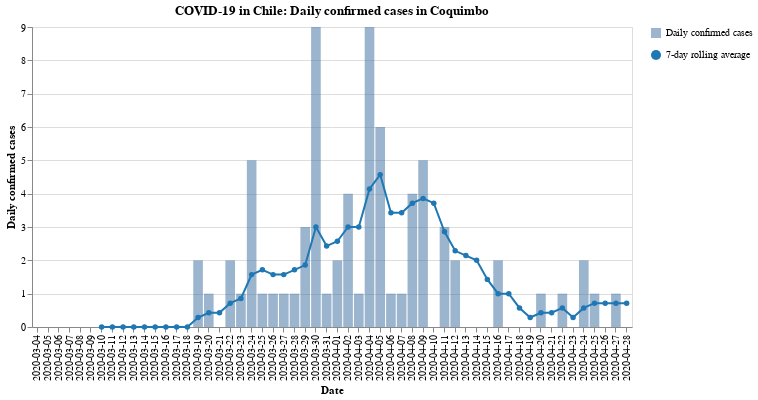

The cell this chart's notebook holds for it:
### Code cell
#hide_input
bars, line = my_cases_plot(region)
(bars + line).properties(
    title=f'COVID-19 in Chile: Daily confirmed cases in {region}',
    width=600
)

### Figure 1 — Vega-Lite specification as saved in the notebook (floating-point values rounded to 4 significant figures)
{"config": {"view": {"continuousWidth": 400, "continuousHeight": 300}}, "layer": [{"mark": {"type": "bar", "opacity": 0.7}, "encoding": {"opacity": {"type": "nominal", "field": "Daily confirmed cases", "legend": {"title": ""}}, "tooltip": [{"type": "nominal", "field": "Date"}, {"type": "quantitative", "field": "Confirmed cases"}], "x": {"type": "nominal", "axis": {"title": "Date"}, "field": "Date"}, "y": {"type": "quantitative", "axis": {"title": "Daily confirmed cases"}, "field": "Confirmed cases"}}}, {"mark": {"type": "line", "color": "#1f77b4", "point": {"filled": true, "fill": "#1f77b4"}}, "encoding": {"shape": {"type": "nominal", "field": "7-day rolling average", "legend": {"title": ""}}, "x": {"type": "nominal", "axis": {"title": "Date"}, "field": "Date"}, "y": {"type": "quantitative", "field": "Rolling"}}}], "data": {"name": "data-c954274e49cba75550767f6b1734bf0b"}, "title": "COVID-19 in Chile: Daily confirmed cases in Coquimbo", "width": 600, "$schema": "https://vega.github.io/schema/vega-lite/v4.8.1.json", "datasets": {"data-c954274e49cba75550767f6b1734bf0b": [{"Date": "2020-03-04", "Confirmed cases": 0, "Rolling": null, "Daily confirmed cases": "Daily confirmed cases", "7-day rolling average": "7-day rolling average"}, {"Date": "2020-03-05", "Confirmed cases": 0, "Rolling": null, "Daily confirmed cases": "Daily confirmed cases", "7-day rolling average": "7-day rolling average"}, {"Date": "2020-03-06", "Confirmed cases": 0, "Rolling": null, "Daily confirmed cases": "Daily confirmed cases", "7-day rolling average": "7-day rolling average"}, {"Date": "2020-03-07", "Confirmed cases": 0, "Rolling": null, "Daily confirmed cases": "Daily confirmed cases", "7-day rolling average": "7-day rolling average"}, {"Date": "2020-03-08", "Confirmed cases": 0, "Rolling": null, "Daily confirmed cases": "Daily confirmed cases", "7-day rolling average": "7-day rolling average"}, {"Date": "2020-03-09", "Confirmed cases": 0, "Rolling": null, "Daily confirmed cases": "Daily confirmed cases", "7-day rolling average": "7-day rolling average"}, {"Date": "2020-03-10", "Confirmed cases": 0, "Rolling": 0.0, "Daily confirmed cases": "Daily confirmed cases", "7-day rolling average": "7-day rolling average"}, {"Date": "2020-03-11", "Confirmed cases": 0, "Rolling": 0.0, "Daily confirmed cases": "Daily confirmed cases", "7-day rolling average": "7-day rolling average"}, {"Date": "2020-03-12", "Confirmed cases": 0, "Rolling": 0.0, "Daily confirmed cases": "Daily confirmed cases", "7-day rolling average": "7-day rolling average"}, {"Date": "2020-03-13", "Confirmed cases": 0, "Rolling": 0.0, "Daily confirmed cases": "Daily confirmed cases", "7-day rolling average": "7-day rolling average"}, {"Date": "2020-03-14", "Confirmed cases": 0, "Rolling": 0.0, "Daily confirmed cases": "Daily confirmed cases", "7-day rolling average": "7-day rolling average"}, {"Date": "2020-03-15", "Confirmed cases": 0, "Rolling": 0.0, "Daily confirmed cases": "Daily confirmed cases", "7-day rolling average": "7-day rolling average"}, {"Date": "2020-03-16", "Confirmed cases": 0, "Rolling": 0.0, "Daily confirmed cases": "Daily confirmed cases", "7-day rolling average": "7-day rolling average"}, {"Date": "2020-03-17", "Confirmed cases": 0, "Rolling": 0.0, "Daily confirmed cases": "Daily confirmed cases", "7-day rolling average": "7-day rolling average"}, {"Date": "2020-03-18", "Confirmed cases": 0, "Rolling": 0.0, "Daily confirmed cases": "Daily confirmed cases", "7-day rolling average": "7-day rolling average"}, {"Date": "2020-03-19", "Confirmed cases": 2, "Rolling": 0.2857, "Daily confirmed cases": "Daily confirmed cases", "7-day rolling average": "7-day rolling average"}, {"Date": "2020-03-20", "Confirmed cases": 1, "Rolling": 0.4286, "Daily confirmed cases": "Daily confirmed cases", "7-day rolling average": "7-day rolling average"}, {"Date": "2020-03-21", "Confirmed cases": 0, "Rolling": 0.4286, "Daily confirmed cases": "Daily confirmed cases", "7-day rolling average": "7-day rolling average"}, {"Date": "2020-03-22", "Confirmed cases": 2, "Rolling": 0.7143, "Daily confirmed cases": "Daily confirmed cases", "7-day rolling average": "7-day rolling average"}, {"Date": "2020-03-23", "Confirmed cases": 1, "Rolling": 0.8571, "Daily confirmed cases": "Daily confirmed cases", "7-day rolling average": "7-day rolling average"}, {"Date": "2020-03-24", "Confirmed cases": 5, "Rolling": 1.571, "Daily confirmed cases": "Daily confirmed cases", "7-day rolling average": "7-day rolling average"}, {"Date": "2020-03-25", "Confirmed cases": 1, "Rolling": 1.714, "Daily confirmed cases": "Daily confirmed cases", "7-day rolling average": "7-day rolling average"}, {"Date": "2020-03-26", "Confirmed cases": 1, "Rolling": 1.571, "Daily confirmed cases": "Daily confirmed cases", "7-day rolling average": "7-day rolling average"}, {"Date": "2020-03-27", "Confirmed cases": 1, "Rolling": 1.571, "Daily confirmed cases": "Daily confirmed cases", "7-day rolling average": "7-day rolling average"}, {"Date": "2020-03-28", "Confirmed cases": 1, "Rolling": 1.714, "Daily confirmed cases": "Daily confirmed cases", "7-day rolling average": "7-day rolling average"}, {"Date": "2020-03-29", "Confirmed cases": 3, "Rolling": 1.857, "Daily confirmed cases": "Daily confirmed cases", "7-day rolling average": "7-day rolling average"}, {"Date": "2020-03-30", "Confirmed cases": 9, "Rolling": 3.0, "Daily confirmed cases": "Daily confirmed cases", "7-day rolling average": "7-day rolling average"}, {"Date": "2020-03-31", "Confirmed cases": 1, "Rolling": 2.429, "Daily confirmed cases": "Daily confirmed cases", "7-day rolling average": "7-day rolling average"}, {"Date": "2020-04-01", "Confirmed cases": 2, "Rolling": 2.571, "Daily confirmed cases": "Daily confirmed cases", "7-day rolling average": "7-day rolling average"}, {"Date": "2020-04-02", "Confirmed cases": 4, "Rolling": 3.0, "Daily confirmed cases": "Daily confirmed cases", "7-day rolling average": "7-day rolling average"}, {"Date": "2020-04-03", "Confirmed cases": 1, "Rolling": 3.0, "Daily confirmed cases": "Daily confirmed cases", "7-day rolling average": "7-day rolling average"}, {"Date": "2020-04-04", "Confirmed cases": 9, "Rolling": 4.143, "Daily confirmed cases": "Daily confirmed cases", "7-day rolling average": "7-day rolling average"}, {"Date": "2020-04-05", "Confirmed cases": 6, "Rolling": 4.571, "Daily confirmed cases": "Daily confirmed cases", "7-day rolling average": "7-day rolling average"}, {"Date": "2020-04-06", "Confirmed cases": 1, "Rolling": 3.429, "Daily confirmed cases": "Daily confirmed cases", "7-day rolling average": "7-day rolling average"}, {"Date": "2020-04-07", "Confirmed cases": 1, "Rolling": 3.429, "Daily confirmed cases": "Daily confirmed cases", "7-day rolling average": "7-day rolling average"}, {"Date": "2020-04-08", "Confirmed cases": 4, "Rolling": 3.714, "Daily confirmed cases": "Daily confirmed cases", "7-day rolling average": "7-day rolling average"}, {"Date": "2020-04-09", "Confirmed cases": 5, "Rolling": 3.857, "Daily confirmed cases": "Daily confirmed cases", "7-day rolling average": "7-day rolling average"}, {"Date": "2020-04-10", "Confirmed cases": 0, "Rolling": 3.714, "Daily confirmed cases": "Daily confirmed cases", "7-day rolling average": "7-day rolling average"}, {"Date": "2020-04-11", "Confirmed cases": 3, "Rolling": 2.857, "Daily confirmed cases": "Daily confirmed cases", "7-day rolling average": "7-day rolling average"}, {"Date": "2020-04-12", "Confirmed cases": 2, "Rolling": 2.286, "Daily confirmed cases": "Daily confirmed cases", "7-day rolling average": "7-day rolling average"}, {"Date": "2020-04-13", "Confirmed cases": 0, "Rolling": 2.143, "Daily confirmed cases": "Daily confirmed cases", "7-day rolling average": "7-day rolling average"}, {"Date": "2020-04-14", "Confirmed cases": 0, "Rolling": 2.0, "Daily confirmed cases": "Daily confirmed cases", "7-day rolling average": "7-day rolling average"}, {"Date": "2020-04-15", "Confirmed cases": 0, "Rolling": 1.429, "Daily confirmed cases": "Daily confirmed cases", "7-day rolling average": "7-day rolling average"}, {"Date": "2020-04-16", "Confirmed cases": 2, "Rolling": 1.0, "Daily confirmed cases": "Daily confirmed cases", "7-day rolling average": "7-day rolling average"}, {"Date": "2020-04-17", "Confirmed cases": 0, "Rolling": 1.0, "Daily confirmed cases": "Daily confirmed cases", "7-day rolling average": "7-day rolling average"}, {"Date": "2020-04-18", "Confirmed cases": 0, "Rolling": 0.5714, "Daily confirmed cases": "Daily confirmed cases", "7-day rolling average": "7-day rolling average"}, {"Date": "2020-04-19", "Confirmed cases": 0, "Rolling": 0.2857, "Daily confirmed cases": "Daily confirmed cases", "7-day rolling average": "7-day rolling average"}, {"Date": "2020-04-20", "Confirmed cases": 1, "Rolling": 0.4286, "Daily confirmed cases": "Daily confirmed cases", "7-day rolling average": "7-day rolling average"}, {"Date": "2020-04-21", "Confirmed cases": 0, "Rolling": 0.4286, "Daily confirmed cases": "Daily confirmed cases", "7-day rolling average": "7-day rolling average"}, {"Date": "2020-04-22", "Confirmed cases": 1, "Rolling": 0.5714, "Daily confirmed cases": "Daily confirmed cases", "7-day rolling average": "7-day rolling average"}, {"Date": "2020-04-23", "Confirmed cases": 0, "Rolling": 0.2857, "Daily confirmed cases": "Daily confirmed cases", "7-day rolling average": "7-day rolling average"}, {"Date": "2020-04-24", "Confirmed cases": 2, "Rolling": 0.5714, "Daily confirmed cases": "Daily confirmed cases", "7-day rolling average": "7-day rolling average"}, {"Date": "2020-04-25", "Confirmed cases": 1, "Rolling": 0.7143, "Daily confirmed cases": "Daily confirmed cases", "7-day rolling average": "7-day rolling average"}, {"Date": "2020-04-26", "Confirmed cases": 0, "Rolling": 0.7143, "Daily confirmed cases": "Daily confirmed cases", "7-day rolling average": "7-day rolling average"}, {"Date": "2020-04-27", "Confirmed cases": 1, "Rolling": 0.7143, "Daily confirmed cases": "Daily confirmed cases", "7-day rolling average": "7-day rolling average"}, {"Date": "2020-04-28", "Confirmed cases": 0, "Rolling": 0.7143, "Daily confirmed cases": "Daily confirmed cases", "7-day rolling average": "7-day rolling average"}]}}
